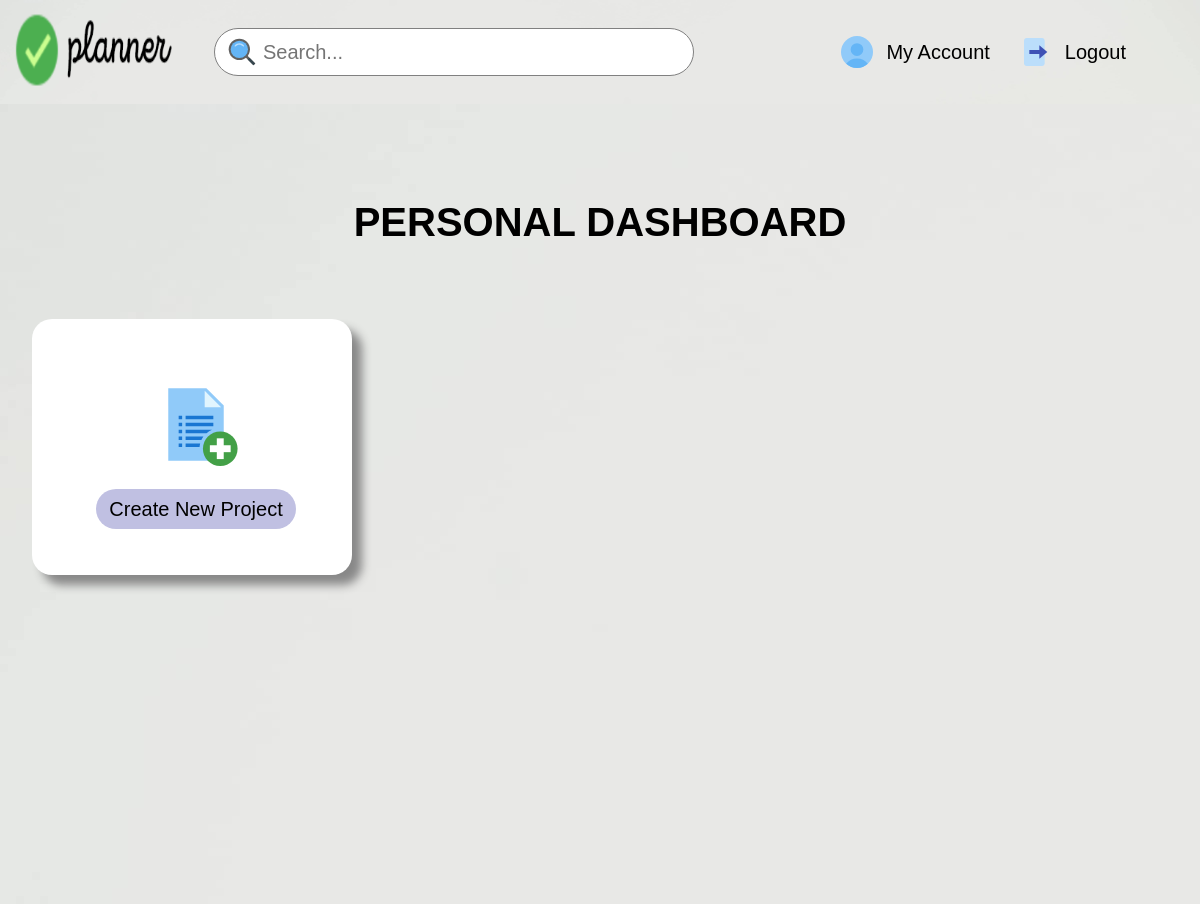
Page /dashboard (signed in) on the earlier database version.
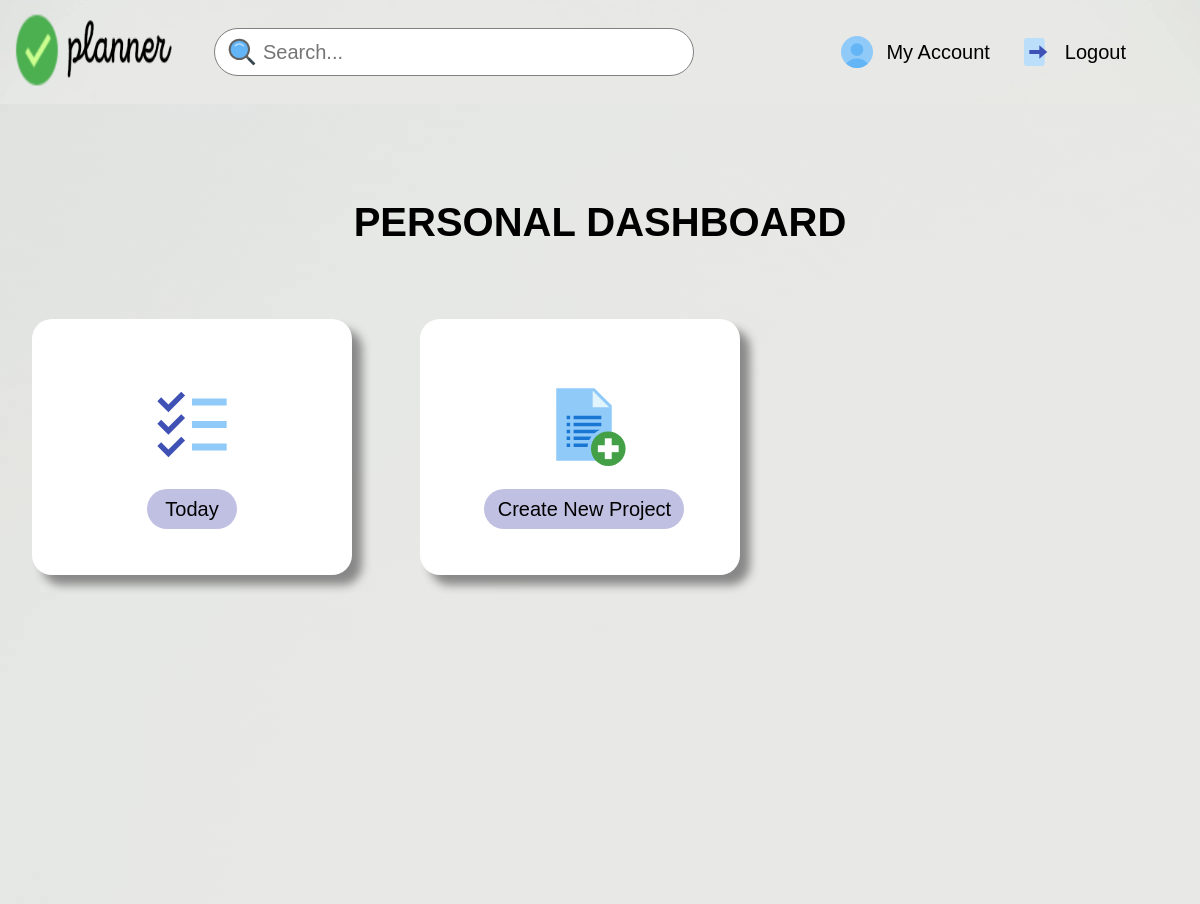
Same page on the later database version.
### models.py (models this page shows)
class Dashboard(db.Model):
    sno=db.Column(db.Integer, primary_key=True)
    title=db.Column(db.String(200), nullable=False)

### main.py (the view)
@main.route('/dashboard', methods=['GET','POST'])
@login_required
def dashboard():
    if request.method=='POST':
        title=request.form['title']
        todo=Dashboard(title=title)
        db.session.add(todo)
        db.session.commit()
        allTodo=Dashboard.query.all()
        return render_template('dashboard.html', allTodo=allTodo)
    else:
        allTodo=Dashboard.query.all()
        return render_template('dashboard.html', allTodo=allTodo)

### __init__.py (called while the page is built)
def create_app():
    app = Flask(__name__)
    app.config['SECRET_KEY'] = 'secret-key-goes-here'
    app.config['SQLALCHEMY_DATABASE_URI'] = 'sqlite:///db.sqlite'
    app.config['SQLALCHEMY_TRACK_MODIFICATIONS']=False
    db.init_app(app)
    login_manager = LoginManager()
    login_manager.login_view = 'auth.login'
    login_manager.init_app(app)
    from .models import User
    @login_manager.user_loader
    def load_user(user_id):
        return User.query.get(int(user_id))
    from .auth import auth as auth_blueprint
    app.register_blueprint(auth_blueprint)
    from .main import main as main_blueprint
    app.register_blueprint(main_blueprint)
    return app

### templates/dashboard.html (shortened to what this page needs)
{% extends 'base.html' %}
{% block stylesheet %}
    <link rel="stylesheet" href="/static/css/dashboard.css">
{% endblock stylesheet %}
{% block content %}
    <div class="full">
        <h4>PERSONAL DASHBOARD</h4>
        <div class="box">
            <div class="box2">
                {% for todo in allTodo %}
                    <li>
                        <img src="/static/assets/icons/todo_list_48px.svg" alt=""><br>
                        <button class="today-btn"> {{todo.title}} </button>
                    </li>
                    {% endfor %}
                    <li>
                        <img src="/static/assets/icons/add_list_48px.svg" alt=""><br>
                        <button class="modal-btn"> Create New Project</button>
                    </li>
            </div>
        </div>
    </div>
{% endblock content %}

### templates/base.html (shortened to what this page needs)
<!DOCTYPE html>
<html lang="en">
  <head>
    {% block header %} {% endblock header %} {% block stylesheet %} {% endblock
    stylesheet %}
    <link rel="stylesheet" href="/static/css/navbar.css" />
  </head>
  <body>
    <div class="navbar-header">
      <div class="navbar-logo">
        <a href="{{url_for('auth.login')}}"
          ><img
            src="{{url_for('static',filename='/assets/icons/logo.png')}}"
            alt=""
        /></a>
      </div>
      <div class="nav-menu-container">
        <div class="nav-hide nav-searchbar">
          <img
            src="{{url_for('static',filename='/assets/icons/search_48px.svg')}}"
            alt=""
          />
          <input type="text" name="Search" id="" placeholder="Search..." />
        </div>
        <div class="nav-hide navbar-links">
          {% if current_user.is_authenticated %}
          <div class="navbar-items navbar-account">
            <img
              src="{{url_for('static',filename='assets/icons/test_account_48px.svg')}}"
              alt=""
            />
            <a href="{{url_for('main.profile')}}">My Account</a>
          </div>
          {% endif %}
          {% if current_user.is_authenticated %}
          <div class="navbar-items navbar-logout">
            <img
              src="{{url_for('static',filename='/assets/icons/exit_48px.svg')}}"
              alt=""
            />
            <a href="{{url_for('auth.login')}}">Logout</a>
          </div>
          {% endif %}
        </div>
      </div>
    </div>
    {% block content %} {% endblock content %}
  </body>
</html>

### static/css/dashboard.css (style rules this page uses)
* { padding: 0; margin: 0; box-sizing: border-box; font-family: 'Rubik', sans-serif; }
body { background-image: url('/static/assets/images/dashboard_bg.jpg'); background-size: cover; height: 100vh; width: 100vw; background-position: center; position: relative; }
.box .box2 li { border: 2px; margin: 9rem 5.7rem; padding: 4rem 4rem; text-align: center; border-radius: 20px; background-color: white; display: inline-grid; margin-top: 170px; font-size: 20px; width: 20rem; height: 16rem; box-shadow: 10px 10px 10px #888888; padding-top: -10rem; }
.today-btn { border: none; outline: none; height: 40px; background-color: rgb(192, 192, 226); width: 90px; margin: auto; text-align: center; border-radius: 40rem; font-size: 20px; }
.modal-btn { border: none; outline: none; height: 40px; background-color: rgb(192, 192, 226); width: 200px; margin: auto; text-align: center; border-radius: 40rem; font-size: 20px; cursor: pointer; }
img { height: 5.2rem; width: 10rem; margin: auto; margin-top: px; }
h4 { text-align: center; font-size: 40px; top: 6rem; position: relative; }
input { border-radius: 0.5rem; border: none; height: 25px; border: 1px solid #c5c5c5; margin-top: 50px; margin-left: 10px; width: 250px; }
@media only screen and (max-width: 1297px) { .full { background-image: url('/static/assets/images/dashboard_bg.jpg'); height: 100vh; } }
@media only screen and (max-width: 1297px) { .box .box2 li { margin: 6rem 3rem; margin-top: 170px; width: 20rem; } }
@media only screen and (max-width: 1297px) { input { margin-right: 25px; } }
@media only screen and (max-width: 1257px) { .box .box2 li { margin: 6rem 2rem; margin-top: 170px; width: 20rem; } }
@media only screen and (max-width: 1257px) { .full { background-image: url('/static/assets/images/dashboard_bg.jpg'); height: 100vh; } }
@media only screen and (max-width: 1211px) { .box .box2 li { margin: 6rem 2rem; margin-top: 170px; width: 20rem; } }
@media only screen and (max-width: 1211px) { .full { background-image: url('/static/assets/images/dashboard_bg.jpg'); height: 100vh; } }
.navbar-header { height: 10vh; display: flex; width: 98%; background: rgba(0, 0, 0, 0); justify-content: space-between; align-items: center; margin: 1%; overflow: hidden; }
.navbar-logo { align-self: center; margin-right: 2rem; }
.nav-searchbar { display: flex; align-items: center; }
.nav-searchbar input { font-size: 1.25rem; width: 40vw; height: 3rem; border: 1px solid grey; border-radius: 100px; box-shadow: none; outline: none; padding: 1rem; padding-left: 3rem; margin-right: 1rem; margin-top: auto; }
.nav-searchbar img { position: absolute; height: 2rem; padding-left: 0.6rem; margin-left: -47px; margin-top: auto; }
.navbar-links { display: flex; align-items: center; padding-right: 2.5vw; }
.nav-menu-container { display: flex; justify-content: space-between; width: 85vw; }
.navbar-items { padding-right: 2rem; display: flex; margin-left: -62px; }
.navbar-items > a { text-decoration: none; color: black; align-self: center; font-size: 1.25rem; }
.navbar-items img { height: 2rem; padding-right: 0.5rem; align-content: center; align-self: center; margin-right: -55px; }

### static/css/navbar.css (style rules this page uses)
* { margin: 0; padding: 0; box-sizing: border-box; font-family: Arial, Helvetica, sans-serif; }
.navbar-header { height: 10vh; display: flex; width: 98%; background: rgba(0, 0, 0, 0); justify-content: space-between; align-items: center; margin: 1%; overflow: hidden; }
.navbar-logo { align-self: center; margin-right: 2rem; }
.nav-searchbar { display: flex; align-items: center; }
.nav-searchbar input { font-size: 1.25rem; width: 40vw; height: 3rem; border: 1px solid grey; border-radius: 100px; box-shadow: none; outline: none; padding: 1rem; padding-left: 3rem; margin-right: 1rem; }
.nav-searchbar img { position: absolute; height: 2rem; padding-left: 0.6rem; }
.navbar-links { display: flex; align-items: center; padding-right: 2.5vw; }
.nav-menu-container { display: flex; justify-content: space-between; width: 85vw; }
.navbar-items { padding-right: 2rem; display: flex; }
.navbar-items > a { text-decoration: none; color: black; align-self: center; font-size: 1.25rem; }
.navbar-items img { height: 2rem; padding-right: 0.5rem; align-content: center; align-self: center; }

Differences in the rows shown:
added Dashboard: title "Today"
